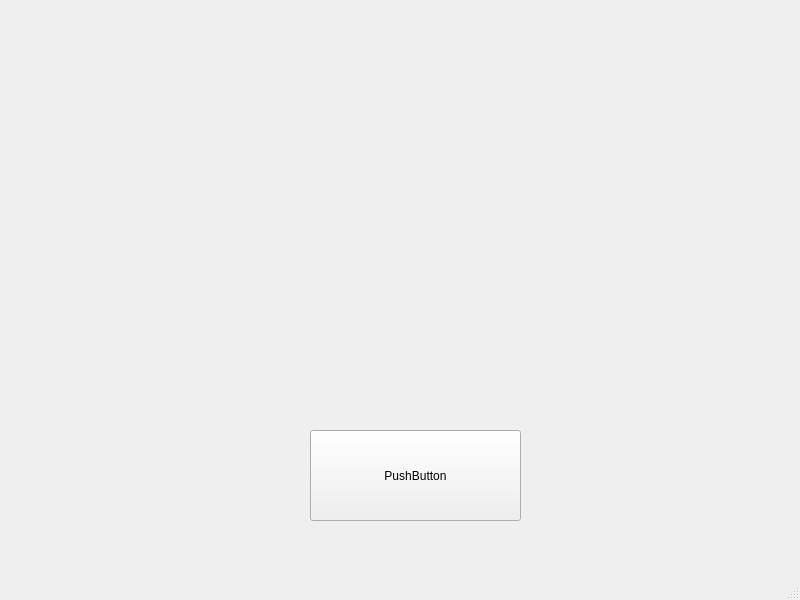
<?xml version="1.0" encoding="UTF-8"?>
<ui version="4.0">
 <class>MainWindow</class>
 <widget class="QMainWindow" name="MainWindow">
  <property name="geometry">
   <rect>
    <x>0</x>
    <y>0</y>
    <width>800</width>
    <height>600</height>
   </rect>
  </property>
  <property name="windowTitle">
   <string>MainWindow</string>
  </property>
  <widget class="QWidget" name="centralwidget">
   <widget class="QPushButton" name="pushButton">
    <property name="geometry">
     <rect>
      <x>310</x>
      <y>430</y>
      <width>211</width>
      <height>91</height>
     </rect>
    </property>
    <property name="text">
     <string>PushButton</string>
    </property>
   </widget>
  </widget>
  <widget class="QMenuBar" name="menubar">
   <property name="geometry">
    <rect>
     <x>0</x>
     <y>0</y>
     <width>800</width>
     <height>22</height>
    </rect>
   </property>
  </widget>
  <widget class="QStatusBar" name="statusbar"/>
 </widget>
 <resources/>
 <connections/>
</ui>
